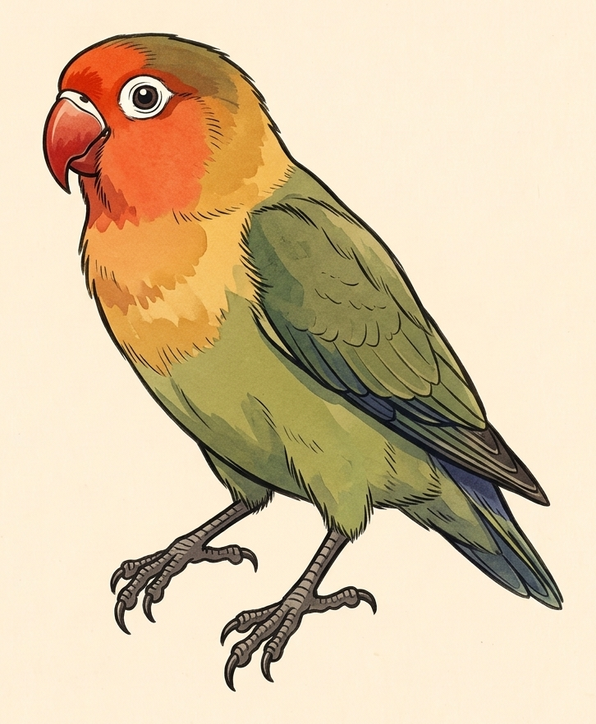
#> input picture birds/raw/agapornis-fischeri.png, 596 x 724 px, shrunk from 726 x 883 before the run, given as the content of the folder ../birds/raw/agapornis-fischeri.png, which was not available
$ python trim_masters.py ../birds/raw/agapornis-fischeri.png
#> lines starting #> are read from the running program, lines starting #| are printed output that depends on the picture; after the words box and inside, x2 and y2 are one past the last pixel; in counts of white or black regions, pixels touching at a corner belong together; pictures that were not available may be replaced by others from this repository, and a replacement may not be noted
#!/usr/bin/env python3
"""
Trim the empty cream paper around master paintings (birds/raw/*.png): crop to the bird plus a margin.
The paper colour is read from each image's own edges, so it works whatever shade Gemini painted.
Already-trimmed images are left alone (re-running is safe).

Gemini's "PNG" files are usually JPEG data. Those are cropped losslessly with jpegtran (no
re-compression, so no quality loss and smaller files); real PNGs are re-saved as PNG.

Usage: python tools/trim_masters.py [folder ...]      (default: birds/raw)
"""
import shutil, subprocess, sys, tempfile
from pathlib import Path

import numpy as np
from PIL import Image

MARGIN = 0.04      # margin kept around the bird, as a share of the longer side
THRESH = 34        # colour distance from the paper that counts as "painting"
MIN_FILL = 0.004   # a row/column needs this share of painted pixels (ignores paper grain and specks)


def trim(path):
    im = Image.open(path)
#> im is the input picture: PIL image 596x724 RGB; mean R, G, B 216.9, 196.5, 164
    rgb = np.asarray(im.convert("RGB")).astype(np.int16)
    h, w, _ = rgb.shape
#> h = 724; w = 596
    edge = np.concatenate([rgb[:6].reshape(-1, 3), rgb[-6:].reshape(-1, 3),
                           rgb[:, :6].reshape(-1, 3), rgb[:, -6:].reshape(-1, 3)])
    paper = np.median(edge, axis=0)
#> paper = [254, 240, 216]
    ink = np.abs(rgb - paper).sum(axis=2) > THRESH
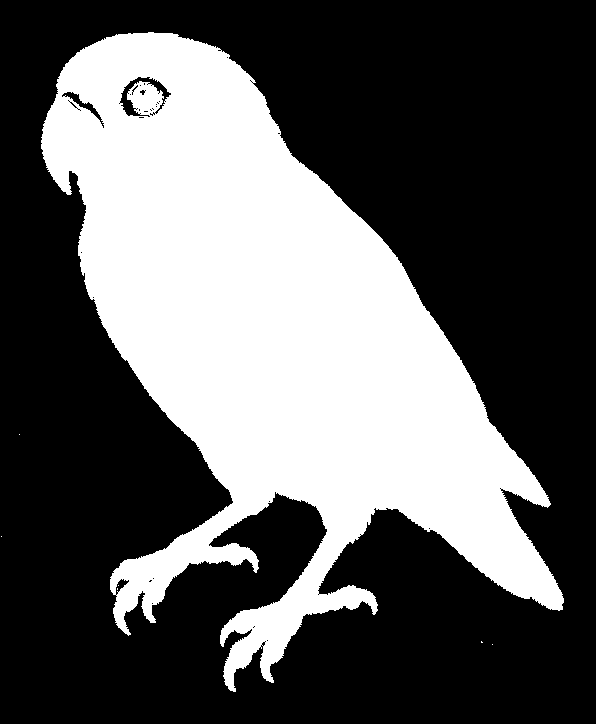
#> ink: shape (724, 596) bool; 35.7% white; 7 white regions (6 under 20 px), largest, box (x1, y1, x2, y2) and area: (41, 32, 564, 692) 153846
    rows = np.where(ink.mean(axis=1) > MIN_FILL)[0]
#> rows = 660 values from 32 to 691
    cols = np.where(ink.mean(axis=0) > MIN_FILL)[0]
#> cols = 523 values from 41 to 563
    if not len(rows) or not len(cols):
        return None
    m = int(max(h, w) * MARGIN)
#> m = 28
    box = (max(cols[0] - m, 0), max(rows[0] - m, 0), min(cols[-1] + 1 + m, w), min(rows[-1] + 1 + m, h))
#> box = (13, 4, 592, 720)
    if box[2] - box[0] >= w - 4 and box[3] - box[1] >= h - 4:
        return None                              # nothing worth trimming
    if im.format == "JPEG" and shutil.which("jpegtran"):
        # lossless: jpegtran snaps the top-left corner to the 8/16 px block grid, so the margin may grow a few px
        cw, ch = box[2] - box[0], box[3] - box[1]
        with tempfile.NamedTemporaryFile(suffix=".jpg", delete=False) as tmp:
            pass
        subprocess.run(["jpegtran", "-crop", f"{cw}x{ch}+{box[0]}+{box[1]}", "-copy", "none", "-optimize",
                        "-outfile", tmp.name, str(path)], check=True)
        shutil.move(tmp.name, path)
    else:
        im.crop(box).save(path, optimize=True)
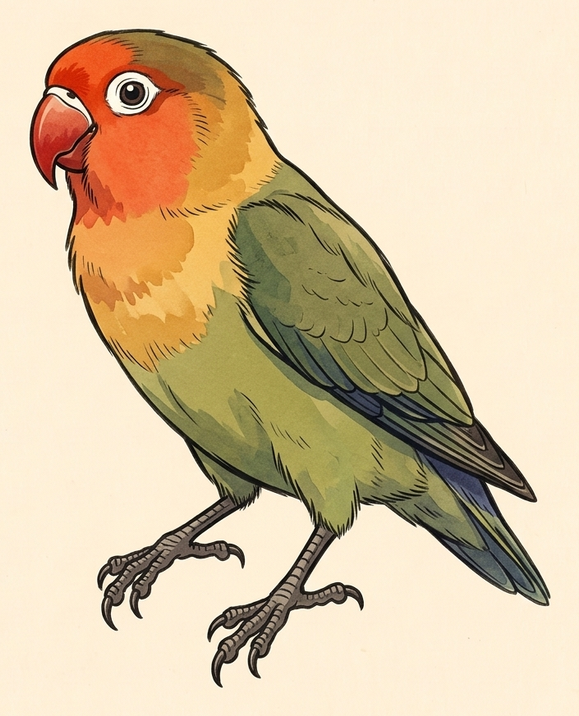
#> saved as agapornis-fischeri.png: PIL image 579x716 RGB; mean R, G, B 215.4, 194.7, 161.8
    return box, (w, h)


def main(folders):
    n = 0
    for folder in folders or ["birds/raw"]:
        for p in sorted(Path(folder).glob("*.png")):
            r = trim(p)
#> r = ((13, 4, 592, 720), (596, 724))
            if r:
                n += 1
                (x0, y0, x1, y1), (w, h) = r
#> x0 = 13; y0 = 4; x1 = 592; y1 = 720; w = 596; h = 724
                print(f"  {p.name}: {w}x{h} -> {x1 - x0}x{y1 - y0}")
#|   agapornis-fischeri.png: 596x724 -> 579x716
    print(f"Trimmed {n} image(s).")


if __name__ == "__main__":
    main(sys.argv[1:])

$ run again, on birds/raw/anas-aucklandica.png
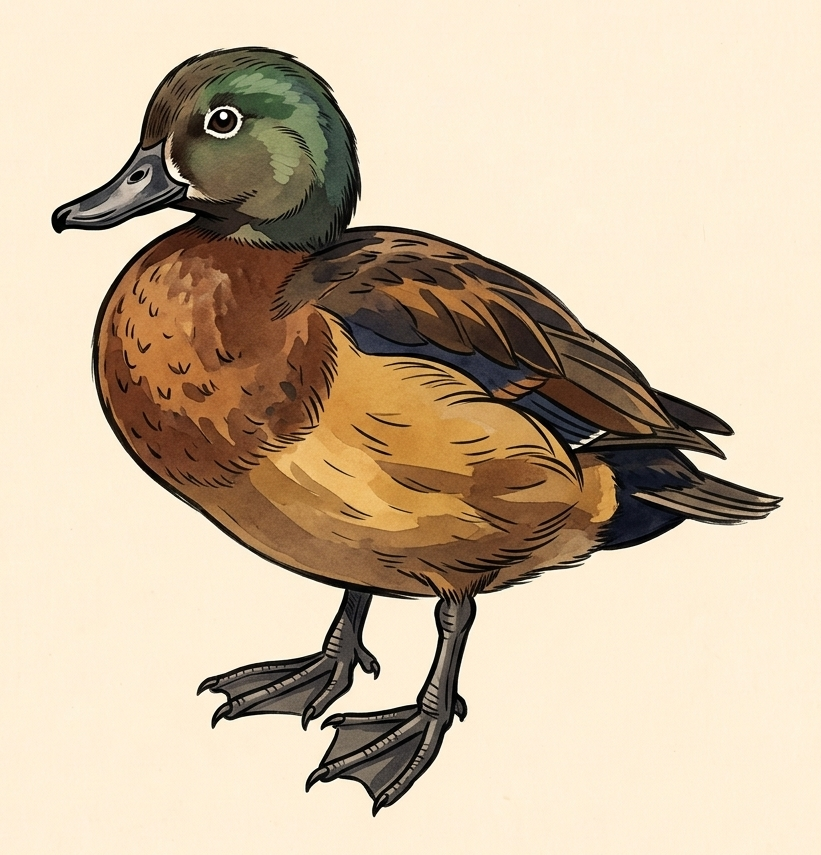
#> input picture birds/raw/anas-aucklandica.png, 821 x 855 px, given as the content of the folder ../birds/raw/anas-aucklandica.png, which was not available
#> in trim, im is the input picture: PIL image 821x855 RGB; mean R, G, B 205.5, 186.8, 161.6
#> paper = [255, 240, 216]
#> in trim, `ink = np.abs(rgb - paper).sum(axis=2) > THRESH`:
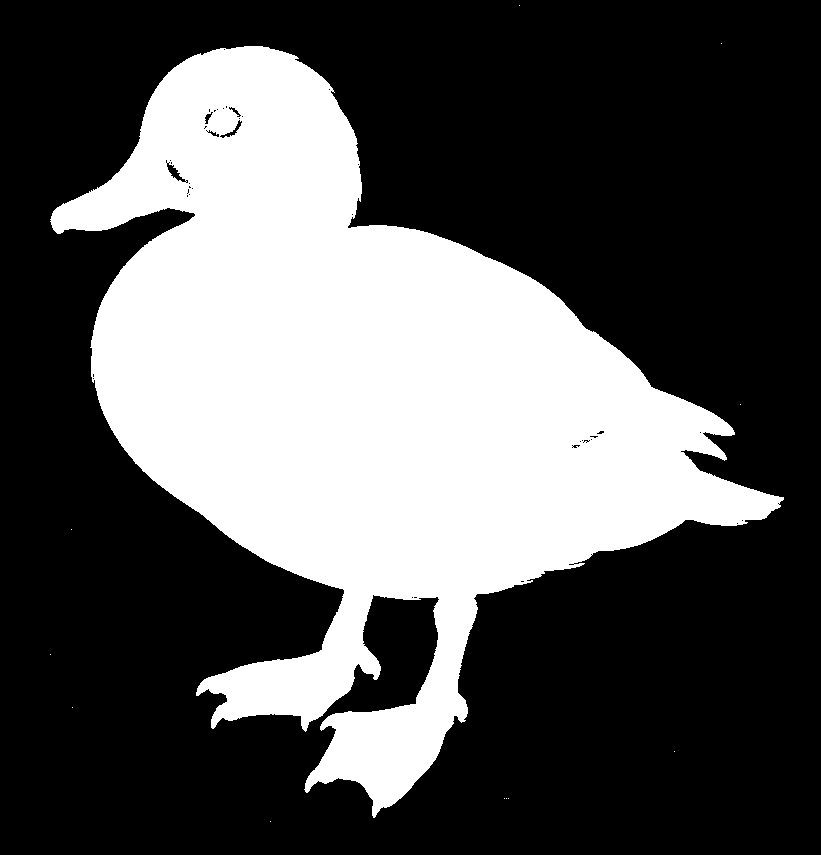
#> ink: shape (855, 821) bool; 33.6% white; 12 white regions (11 under 20 px), largest, box (x1, y1, x2, y2) and area: (50, 46, 784, 818) 235881
#> rows = 770 values from 46 to 815
#> cols = 732 values from 51 to 782
#> box = (17, 12, 817, 850)
#> in trim, `im.crop(box).save(path, optimize=True)`:
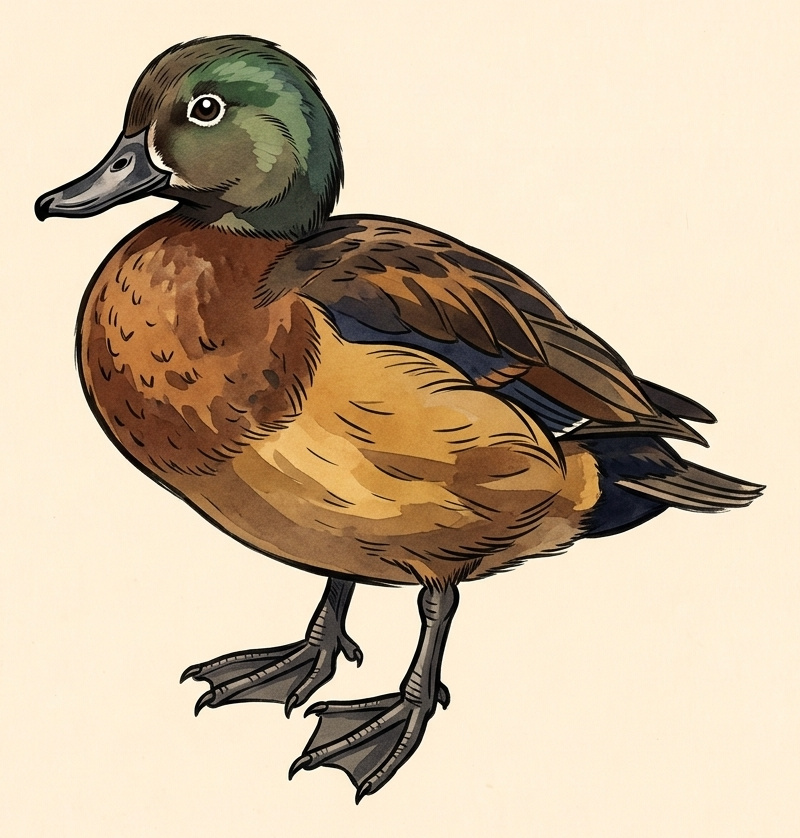
#> saved as anas-aucklandica.png: PIL image 800x838 RGB; mean R, G, B 203.2, 184.3, 159
#> r = ((17, 12, 817, 850), (821, 855))
#> in main, `(x0, y0, x1, y1), (w, h) = r`: x0 = 17; y0 = 12; x1 = 817; y1 = 850; w = 821; h = 855
#|   anas-aucklandica.png: 821x855 -> 800x838
